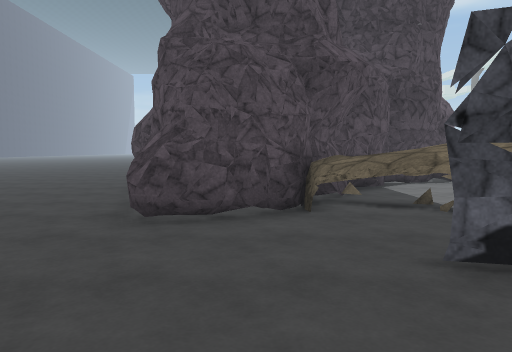
view 1 (above)

17 first-person views from a walk through a Unity game level. The camera is 1.44 m above the floor, tilts 4° down and sees 70° across. The floor is counted in squares, 1.44 m on a side. Each view is taken from the middle of a square. On the plan, view 1 faces up. The plan holds only what a view shows up to about 13 squares ahead; the rest is blank. The place goes on beyond the plan. The player is left out. Some surface patterns are stand-ins.

view 2
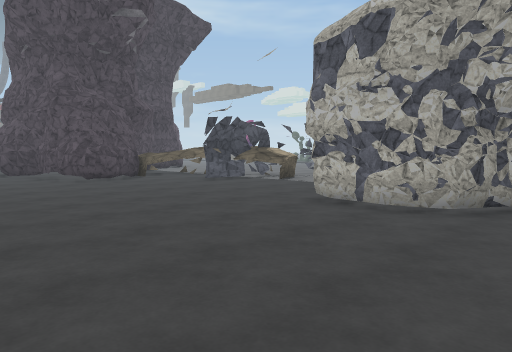

view 3
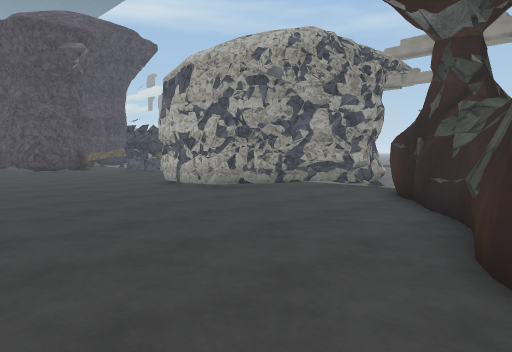

view 4
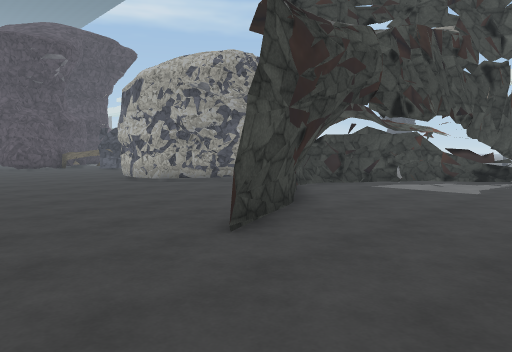

view 5
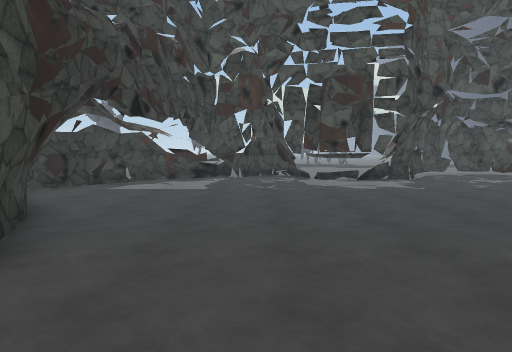

view 6
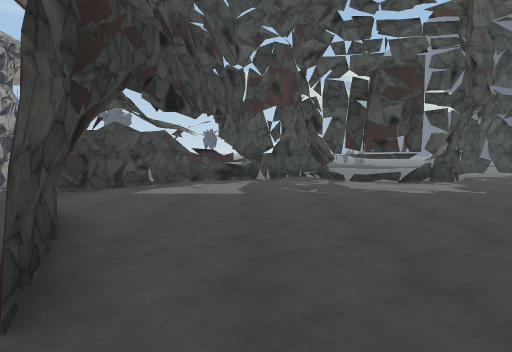

view 7
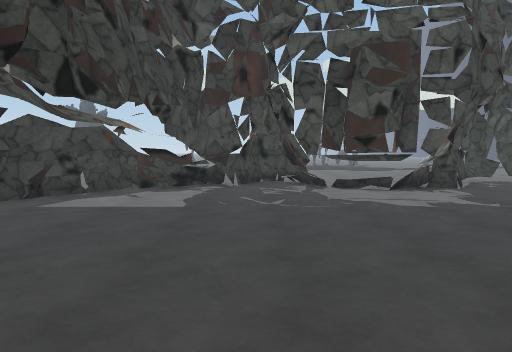

view 8
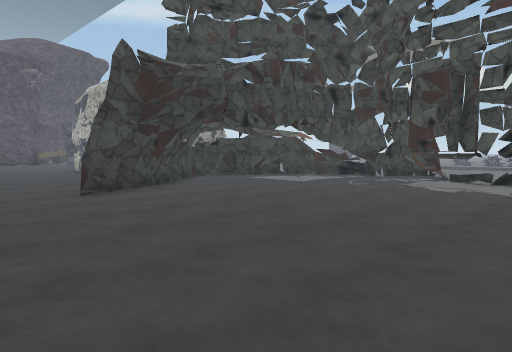

view 9
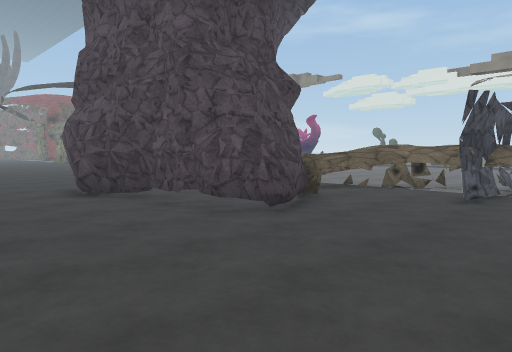

view 10
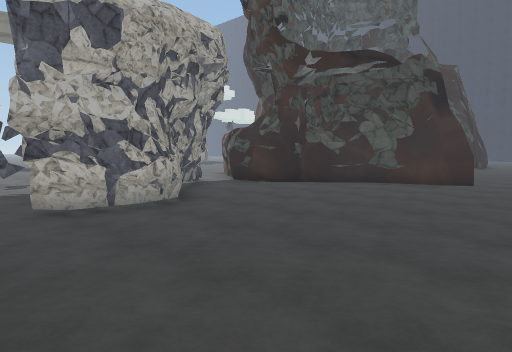

view 11
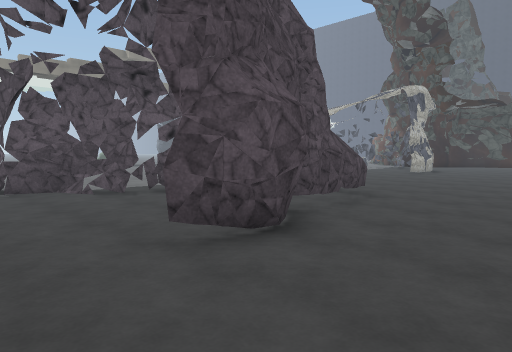

view 12
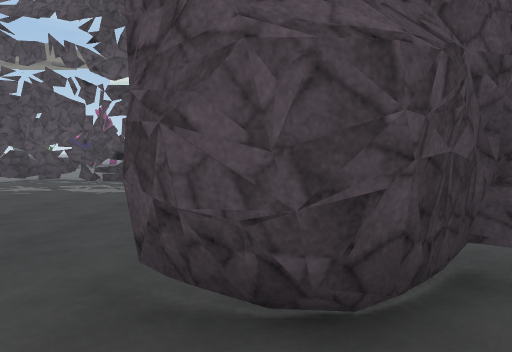

view 13
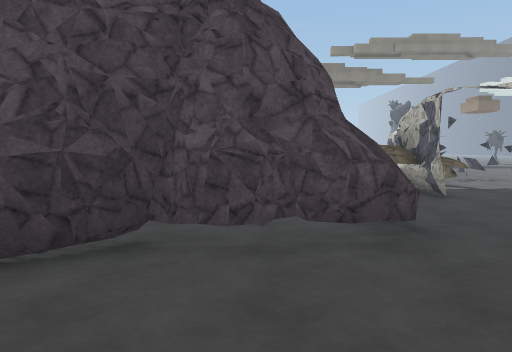

view 14
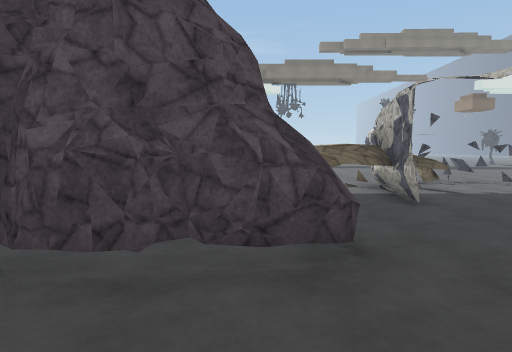

view 15
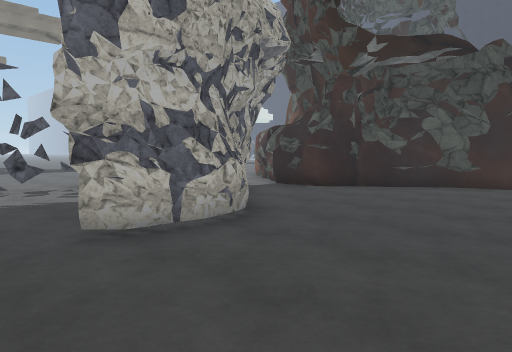

view 16
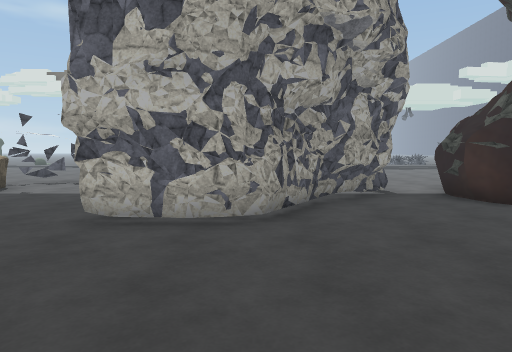

view 17
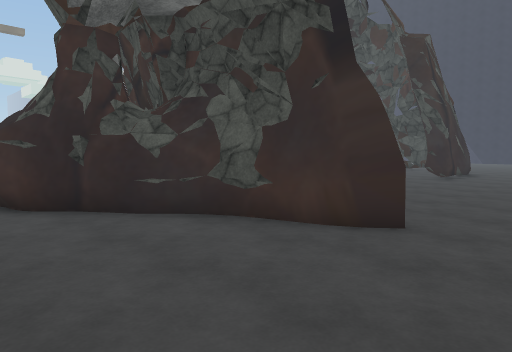

### Floor plan
Key: @ floor where view 1 was taken; # wall or solid block; . floor; = window, fence, low wall or low ledge; ^ raised ledge; T thing the floor can be seen under or through.
Columns run from 6 left of view 1 to 10 right of it. Each row starts with its distance up from view 1.
 15    ..   .....#
 14   ... .......#
 13 ........... .
 12 .........   #
 11 ..........##
 10 ...#.....##.
  9 ...TT...##...
  8 ....T. .#....
  7 ....T. #^^...
  6  ...T.#^^^#.
  5  ...TTT.^##...
  4 .........^##..
  3 ........####...
  2  .........###..
  1 ............#.
  0  .....@......#
 -1 ............##.
 -2  ...........#..
 -3 ......#.....#...
 -4 ......#   ..#....
 -5 ......##.    #...
 -6  ......##..
 -7 ........##.#
 -8  ........##.
 -9  .......###..
-10 .......##.##...
-11 ......##...###.
-12  ..####......#
-13 ............ #
-14 ..............#
-15 ..............#
-16 ...........####.
-17  ..........## ..
-18 ...........#=.
-19 ...........##.
-20  ............#
-21 . ...## .....##

Where each view was taken, in squares from view 1:
view 1: 0 up, 0 right, facing up
view 2: 7 down, 6 left, facing up-right
view 3: 13 down, 6 left, facing up-right
view 4: 16 down, 6 left, facing up-right
view 5: 15 down, 6 left, facing right
view 6: 14 down, 5 left, facing right
view 7: 15 down, 3 left, facing right
view 8: 21 down, 6 left, facing up-right
view 9: 1 up, 6 left, facing up-right
view 10: 1 down, 6 left, facing down-right
view 11: 13 up, 6 left, facing down-right
view 12: 10 up, 5 left, facing right
view 13: 7 up, 6 left, facing right
view 14: 6 up, 5 left, facing right
view 15: 1 down, 4 left, facing down-right
view 16: 5 down, 5 left, facing right
view 17: 8 down, 5 left, facing down-right
